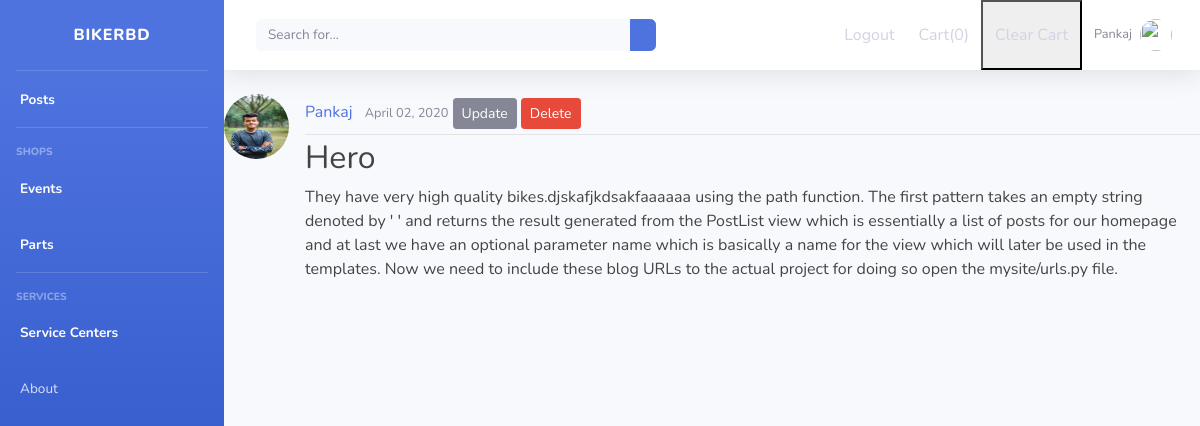
Page /post/2/ (signed in) on the committed database.
### blog/models.py (models this page shows, shortened)
class Post(models.Model):
    title = models.CharField(max_length = 100)
    content = models.TextField()
    date = models.DateTimeField(default = timezone.now)
    author = models.ForeignKey(User, on_delete = models.CASCADE)

### users/models.py (models this page shows, shortened)
class Profile(models.Model):
    user = models.OneToOneField(User, on_delete = models.CASCADE)
    bike = models.CharField(max_length=30, default = '')
    image = models.ImageField(upload_to = 'users/images', default="")
    bio = models.CharField(max_length = 200, default = "")

### blog/views.py (the view)
# urls.py: path('post/<int:pk>/', PostDetailView.as_view(), name = 'post-detail'),
class PostDetailView(DetailView):
    model = Post

### blog/templates/blog/post_detail.html
{% extends "blog/base.html" %}
{% load static %}
{% block content %}
<link rel="stylesheet" type = "text/css" href="{% static 'blog/main.css' %}">
<article class="media content-section">
    <img src="{{ object.author.profile.image.url }}" class="rounded-circle article-img">
    <div class="media-body">
        <div class="article-metadata">
            <a class="mr-2" href="{% url 'user-posts' object.author.username %}">{{ object.author }}</a>
            <small class="text-muted">{{ object.date|date:"F d, Y" }}</small>
                <a class="btn btn-secondary btn-sm mt-1 mb-1" href="{% url 'post-update' object.id%}">Update</a>
                <a class="btn btn-danger btn-sm mt-1 mb-1" href="{% url 'post-delete' object.id%}">Delete</a>
        </div>
        <h2 class="article-title">{{ object.title }}</h2>
        <p><a class="article-title" href="#">{{ object.content }}</a></p>
    </div>
</article>
{% endblock content %}

### blog/templates/blog/base.html (shortened to what this page needs)
{% load static %}
<!DOCTYPE html>
<html lang="en">
<head>
  <link href="vendor/fontawesome-free/css/all.min.css" rel="stylesheet" type="text/html">
  <link href="{% static 'blog/sb-admin-2.min.css' %}" rel="stylesheet">
</head>
<body id="page-top">
  <div id="wrapper">
    <ul class="navbar-nav bg-gradient-primary sidebar sidebar-dark accordion" id="accordionSidebar">
      <a class="sidebar-brand d-flex align-items-center justify-content-center" href="index.html">
        <div class="sidebar-brand-text mx-3">BikerBD</div>
      </a>
      <hr class="sidebar-divider my-0">
      <li class="nav-item active">
        <a class="nav-link" href="{% url 'home' %}">
          <span>Posts</span></a>
      </li>
      <hr class="sidebar-divider">
      <div class="sidebar-heading">
        Shops
      </div>
      <li class="nav-item active">
        <a class="nav-link" href="{% url 'event' %}">
          <span>Events</span></a>
      </li>
      <li class="nav-item active">
        <a class="nav-link" href="{% url 'shop-home'%}">
          <span>Parts</span></a>
      </li>
      <hr class="sidebar-divider">
      <div class="sidebar-heading">
        Services
      </div>
      <li class="nav-item active">
        <a class="nav-link" href="{% url 'service' %}">
          <span>Service Centers</span></a>
      </li>
      <li class="nav-item">
        <a class="nav-link" href="{% url 'about' %}">
          <span>About</span></a>
      </li>
    </ul>
    <div id="content-wrapper" class="d-flex flex-column">
      <div id="content">
        <nav class="navbar navbar-expand navbar-light bg-white topbar mb-4 static-top shadow">
          <form class="d-none d-sm-inline-block form-inline mr-auto ml-md-3 my-2 my-md-0 mw-100 navbar-search">
            <div class="input-group">
              <input type="text" class="form-control bg-light border-0 small" placeholder="Search for..."
                aria-label="Search" aria-describedby="basic-addon2">
              <div class="input-group-append">
                <button class="btn btn-primary" type="button">
                </button>
              </div>
            </div>
          </form>
          <ul class="navbar-nav ml-auto">
            {% if user.is_authenticated %}
            <li class="nav-item">
              <a class="nav-link" href="{% url 'logout' %}">Logout</a>
            </li>
            {% endif %}
            <li class="nav-item">
              <a class="nav-link" href="{% url 'checkout' %}">Cart(<span id='cart'>0</span>)</a>
            </li>
            <li class="nav-item">
              <button id="clr" class="nav-link clr" href="">Clear Cart</button>
            </li>
            {% if user.is_authenticated %}
              <li class="nav-item dropdown no-arrow">
                <a class="nav-link dropdown-toggle" href="{% url 'profile' %}" id="userDropdown" role="button" data-toggle="dropdown"
                  aria-haspopup="true" aria-expanded="false">
                  <span class="mr-2 d-none d-lg-inline text-gray-600 small">{{ user.username }}</span>
                  <img class="img-profile rounded-circle" src="https://source.unsplash.com/QAB-WJcbgJk/60x60">
                </a>
              </li>
            {% endif %}
          </ul>
        </nav>
        {% block content %}
        {% endblock content %}
      </div>
    </div>
</body>
</html>

### blog/static/blog/main.css (style rules this page uses)
.article-title { color: #444444; }
.article-img { height: 65px; width: 65px; margin-right: 16px; }
.article-metadata { padding-bottom: 1px; margin-bottom: 4px; border-bottom: 1px solid #e3e3e3 }

### rows in the picture
Post: author.profile.image (picture), author "Pankaj", date "April 02, 2020", title "Hero", content "They have very high quality bikes.djskafjkdsakfaaaaaa using the path function. The first pattern takes an empty string denoted by ' ' and returns the result generated from the PostList view which is essentially a list of posts for our homepage and at last we have an optional parameter name which is basically a name for the view which will later be used in the templates. Now we need to include these blog URLs to the actual project for doing so open the mysite/urls.py file."

### other values in the picture
{{ user.username }} "Pankaj"
